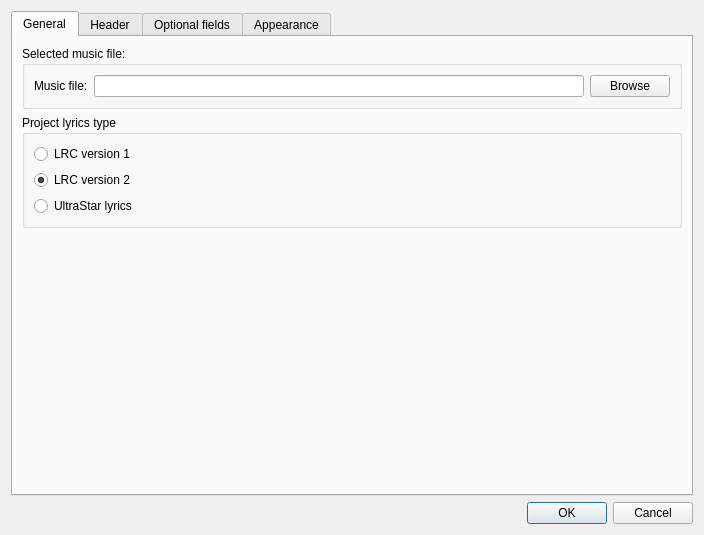
<?xml version="1.0" encoding="UTF-8"?>
<ui version="4.0">
 <class>DialogProjectSettings</class>
 <widget class="QDialog" name="DialogProjectSettings">
  <property name="geometry">
   <rect>
    <x>0</x>
    <y>0</y>
    <width>479</width>
    <height>535</height>
   </rect>
  </property>
  <property name="windowTitle">
   <string>Settings</string>
  </property>
  <layout class="QVBoxLayout" name="verticalLayout_5">
   <item>
    <widget class="QTabWidget" name="tabSettings">
     <property name="currentIndex">
      <number>0</number>
     </property>
     <widget class="QWidget" name="tabGeneral">
      <attribute name="title">
       <string>General</string>
      </attribute>
      <layout class="QVBoxLayout" name="verticalLayout_2">
       <item>
        <widget class="QGroupBox" name="groupBox">
         <property name="title">
          <string>Selected music file:</string>
         </property>
         <layout class="QHBoxLayout" name="horizontalLayout">
          <item>
           <widget class="QLabel" name="label_7">
            <property name="text">
             <string>Music file:</string>
            </property>
           </widget>
          </item>
          <item>
           <widget class="QLineEdit" name="leSongFile">
            <property name="readOnly">
             <bool>true</bool>
            </property>
           </widget>
          </item>
          <item>
           <widget class="QPushButton" name="btnBrowse">
            <property name="text">
             <string>Browse</string>
            </property>
           </widget>
          </item>
         </layout>
        </widget>
       </item>
       <item>
        <widget class="QGroupBox" name="groupBox_2">
         <property name="title">
          <string>Project lyrics type</string>
         </property>
         <layout class="QVBoxLayout" name="verticalLayout">
          <item>
           <widget class="QRadioButton" name="rbLRC1">
            <property name="text">
             <string>LRC version 1</string>
            </property>
           </widget>
          </item>
          <item>
           <widget class="QRadioButton" name="rbLRC2">
            <property name="text">
             <string>LRC version 2</string>
            </property>
            <property name="checked">
             <bool>true</bool>
            </property>
           </widget>
          </item>
          <item>
           <widget class="QRadioButton" name="rbLRC3">
            <property name="text">
             <string>UltraStar lyrics</string>
            </property>
           </widget>
          </item>
         </layout>
        </widget>
       </item>
       <item>
        <spacer name="verticalSpacer_2">
         <property name="orientation">
          <enum>Qt::Vertical</enum>
         </property>
         <property name="sizeHint" stdset="0">
          <size>
           <width>20</width>
           <height>40</height>
          </size>
         </property>
        </spacer>
       </item>
      </layout>
     </widget>
     <widget class="QWidget" name="tabRequired">
      <attribute name="title">
       <string>Header</string>
      </attribute>
      <layout class="QVBoxLayout" name="verticalLayout_4">
       <item>
        <widget class="QGroupBox" name="groupBox_3">
         <property name="title">
          <string>All those fields must be set</string>
         </property>
         <layout class="QGridLayout" name="gridLayout_3">
          <item row="0" column="0">
           <widget class="QLabel" name="label">
            <property name="text">
             <string>Song title:</string>
            </property>
           </widget>
          </item>
          <item row="0" column="1">
           <widget class="QLineEdit" name="leTitle"/>
          </item>
          <item row="1" column="0">
           <widget class="QLabel" name="label_2">
            <property name="text">
             <string>Artist:</string>
            </property>
           </widget>
          </item>
          <item row="1" column="1">
           <widget class="QLineEdit" name="leArtist"/>
          </item>
          <item row="2" column="0">
           <widget class="QLabel" name="labelMusicFile">
            <property name="text">
             <string>Music file:</string>
            </property>
           </widget>
          </item>
          <item row="2" column="1">
           <widget class="QLineEdit" name="leUSmp3"/>
          </item>
          <item row="3" column="0" colspan="2">
           <widget class="QLabel" name="labelUSbpmgap">
            <property name="text">
             <string>BPM and GAP will be added by the editor</string>
            </property>
           </widget>
          </item>
         </layout>
        </widget>
       </item>
       <item>
        <spacer name="verticalSpacer">
         <property name="orientation">
          <enum>Qt::Vertical</enum>
         </property>
         <property name="sizeHint" stdset="0">
          <size>
           <width>20</width>
           <height>315</height>
          </size>
         </property>
        </spacer>
       </item>
      </layout>
     </widget>
     <widget class="QWidget" name="tabOptional">
      <attribute name="title">
       <string>Optional fields</string>
      </attribute>
      <layout class="QVBoxLayout" name="verticalLayout_3">
       <item>
        <widget class="QGroupBox" name="groupLRC">
         <property name="title">
          <string>LRC format optional fields</string>
         </property>
         <layout class="QGridLayout" name="gridLayout">
          <item row="0" column="0">
           <widget class="QLabel" name="label_3">
            <property name="text">
             <string>Album</string>
            </property>
           </widget>
          </item>
          <item row="0" column="1">
           <widget class="QLineEdit" name="leLRCalbum"/>
          </item>
          <item row="1" column="0">
           <widget class="QLabel" name="label_4">
            <property name="text">
             <string>Created by:</string>
            </property>
           </widget>
          </item>
          <item row="1" column="1">
           <widget class="QLineEdit" name="leLRCcreated"/>
          </item>
          <item row="2" column="0">
           <widget class="QLabel" name="label_5">
            <property name="text">
             <string>Offset:</string>
            </property>
           </widget>
          </item>
          <item row="2" column="1">
           <widget class="QLineEdit" name="leLRCoffset"/>
          </item>
          <item row="3" column="0">
           <widget class="QLabel" name="label_6">
            <property name="text">
             <string>Application:</string>
            </property>
           </widget>
          </item>
          <item row="3" column="1">
           <widget class="QLineEdit" name="leLRCapp"/>
          </item>
          <item row="4" column="0">
           <widget class="QLabel" name="label_8">
            <property name="text">
             <string>Version:</string>
            </property>
           </widget>
          </item>
          <item row="4" column="1">
           <widget class="QLineEdit" name="leLRCappver"/>
          </item>
         </layout>
        </widget>
       </item>
       <item>
        <widget class="QGroupBox" name="groupUStar">
         <property name="title">
          <string>Ultrastar format optional fields</string>
         </property>
         <layout class="QGridLayout" name="gridLayout_2">
          <item row="0" column="0">
           <widget class="QLabel" name="label_10">
            <property name="text">
             <string>Video file:</string>
            </property>
           </widget>
          </item>
          <item row="0" column="1">
           <widget class="QLineEdit" name="leUSvideo"/>
          </item>
          <item row="1" column="0">
           <widget class="QLabel" name="label_11">
            <property name="text">
             <string>Video gap:</string>
            </property>
           </widget>
          </item>
          <item row="1" column="1">
           <widget class="QLineEdit" name="leUSvideogap"/>
          </item>
          <item row="2" column="0">
           <widget class="QLabel" name="label_13">
            <property name="text">
             <string>Cover image:</string>
            </property>
           </widget>
          </item>
          <item row="2" column="1">
           <widget class="QLineEdit" name="leUScover"/>
          </item>
          <item row="3" column="0">
           <widget class="QLabel" name="label_14">
            <property name="text">
             <string>Background image:</string>
            </property>
           </widget>
          </item>
          <item row="3" column="1">
           <widget class="QLineEdit" name="leUSbackground"/>
          </item>
          <item row="4" column="0">
           <widget class="QLabel" name="label_15">
            <property name="text">
             <string>Genre:</string>
            </property>
           </widget>
          </item>
          <item row="4" column="1">
           <widget class="QLineEdit" name="leUSgenre"/>
          </item>
          <item row="5" column="0">
           <widget class="QLabel" name="label_16">
            <property name="text">
             <string>Edition:</string>
            </property>
           </widget>
          </item>
          <item row="5" column="1">
           <widget class="QLineEdit" name="leUSedition"/>
          </item>
          <item row="6" column="0">
           <widget class="QLabel" name="label_17">
            <property name="text">
             <string>Language:</string>
            </property>
           </widget>
          </item>
          <item row="6" column="1">
           <widget class="QLineEdit" name="leUSlang"/>
          </item>
         </layout>
        </widget>
       </item>
      </layout>
     </widget>
     <widget class="QWidget" name="tabAppearance">
      <attribute name="title">
       <string>Appearance</string>
      </attribute>
      <layout class="QVBoxLayout" name="verticalLayout_6">
       <item>
        <widget class="QGroupBox" name="groupAppearanceFont">
         <property name="title">
          <string>Font</string>
         </property>
         <layout class="QHBoxLayout" name="horizontalLayout_appearanceFont">
          <item>
           <widget class="QLabel" name="labelAppearanceFont">
            <property name="text">
             <string>Style:</string>
            </property>
           </widget>
          </item>
          <item>
           <widget class="QFontComboBox" name="fontVideo">
            <property name="fontFilters">
             <set>QFontComboBox::ScalableFonts|QFontComboBox::MonospacedFonts|QFontComboBox::ProportionalFonts</set>
            </property>
           </widget>
          </item>
          <item>
           <widget class="QLabel" name="labelAppearanceSize">
            <property name="text">
             <string>Size:</string>
            </property>
           </widget>
          </item>
          <item>
           <widget class="QSpinBox" name="spinFontSize">
            <property name="minimum">
             <number>4</number>
            </property>
            <property name="maximum">
             <number>120</number>
            </property>
            <property name="suffix">
             <string> px</string>
            </property>
           </widget>
          </item>
          <item>
           <widget class="QLabel" name="labelAppearanceSizeMode">
            <property name="text">
             <string>Mode:</string>
            </property>
           </widget>
          </item>
          <item>
           <widget class="QComboBox" name="boxFontSizeMode">
            <item>
             <property name="text">
              <string>Manual</string>
             </property>
            </item>
            <item>
             <property name="text">
              <string>Relative fit</string>
             </property>
            </item>
           </widget>
          </item>
          <item>
           <widget class="QLabel" name="labelAppearanceRelativeFit">
            <property name="text">
             <string>Relative fit:</string>
            </property>
           </widget>
          </item>
          <item>
           <widget class="QSpinBox" name="spinFontRelativeFit">
            <property name="minimum">
             <number>40</number>
            </property>
            <property name="maximum">
             <number>100</number>
            </property>
            <property name="value">
             <number>100</number>
            </property>
            <property name="suffix">
             <string> %</string>
            </property>
           </widget>
          </item>
         </layout>
        </widget>
       </item>
       <item>
        <widget class="QGroupBox" name="groupAppearanceColors">
         <property name="title">
          <string>Colors</string>
         </property>
         <layout class="QGridLayout" name="gridLayout_4">
          <item row="0" column="0">
           <widget class="QLabel" name="labelAppearanceBg">
            <property name="text">
             <string>Background</string>
            </property>
           </widget>
          </item>
          <item row="0" column="1">
           <widget class="ColorButton" name="btnVideoColorBg">
            <property name="text">
             <string>PushButton</string>
            </property>
           </widget>
          </item>
          <item row="0" column="2">
           <widget class="QLabel" name="labelAppearanceInfo">
            <property name="text">
             <string>Information</string>
            </property>
           </widget>
          </item>
          <item row="0" column="3">
           <widget class="ColorButton" name="btnVideoColorInfo">
            <property name="text">
             <string>PushButton</string>
            </property>
           </widget>
          </item>
          <item row="1" column="0">
           <widget class="QLabel" name="labelAppearanceSung">
            <property name="text">
             <string>Sung</string>
            </property>
           </widget>
          </item>
          <item row="1" column="1">
           <widget class="ColorButton" name="btnVideoColorInactive">
            <property name="text">
             <string>PushButton</string>
            </property>
           </widget>
          </item>
          <item row="1" column="2">
           <widget class="QLabel" name="labelAppearanceActive">
            <property name="text">
             <string>Not sung yet</string>
            </property>
           </widget>
          </item>
          <item row="1" column="3">
           <widget class="ColorButton" name="btnVideoColorActive">
            <property name="text">
             <string>PushButton</string>
            </property>
           </widget>
          </item>
         </layout>
        </widget>
       </item>
       <item>
        <layout class="QHBoxLayout" name="horizontalLayout_appearanceMode">
         <item>
          <widget class="QLabel" name="labelAppearanceMode">
           <property name="text">
            <string>Mode:</string>
           </property>
          </widget>
         </item>
         <item>
          <widget class="QComboBox" name="boxPreviewLayoutMode">
           <item>
            <property name="text">
             <string>Standard</string>
            </property>
           </item>
           <item>
            <property name="text">
             <string>Sliding lines</string>
            </property>
           </item>
           <item>
            <property name="text">
             <string>Substitute lines</string>
            </property>
           </item>
          </widget>
         </item>
         <item>
          <widget class="QLabel" name="labelAppearanceAlign">
           <property name="text">
            <string>Vertical align:</string>
           </property>
          </widget>
         </item>
         <item>
          <widget class="QComboBox" name="boxTextVerticalAlign">
           <item>
            <property name="text">
             <string>Bottom</string>
            </property>
           </item>
           <item>
            <property name="text">
             <string>Center</string>
            </property>
           </item>
           <item>
            <property name="text">
             <string>Top</string>
            </property>
           </item>
          </widget>
         </item>
        </layout>
       </item>
       <item>
        <spacer name="verticalSpacerAppearance">
         <property name="orientation">
          <enum>Qt::Vertical</enum>
         </property>
         <property name="sizeHint" stdset="0">
          <size>
           <width>20</width>
           <height>40</height>
          </size>
         </property>
        </spacer>
       </item>
      </layout>
     </widget>
    </widget>
   </item>
   <item>
    <widget class="QDialogButtonBox" name="buttonBox">
     <property name="standardButtons">
      <set>QDialogButtonBox::Cancel|QDialogButtonBox::Ok</set>
     </property>
    </widget>
   </item>
  </layout>
 </widget>
 <resources/>
 <customwidgets>
  <customwidget>
   <class>ColorButton</class>
   <extends>QPushButton</extends>
   <header>colorbutton.h</header>
  </customwidget>
 </customwidgets>
 <connections>
  <connection>
   <sender>buttonBox</sender>
   <signal>accepted()</signal>
   <receiver>DialogProjectSettings</receiver>
   <slot>accept()</slot>
   <hints>
    <hint type="sourcelabel">
     <x>214</x>
     <y>519</y>
    </hint>
    <hint type="destinationlabel">
     <x>164</x>
     <y>539</y>
    </hint>
   </hints>
  </connection>
  <connection>
   <sender>buttonBox</sender>
   <signal>rejected()</signal>
   <receiver>DialogProjectSettings</receiver>
   <slot>reject()</slot>
   <hints>
    <hint type="sourcelabel">
     <x>314</x>
     <y>518</y>
    </hint>
    <hint type="destinationlabel">
     <x>335</x>
     <y>539</y>
    </hint>
   </hints>
  </connection>
 </connections>
</ui>
